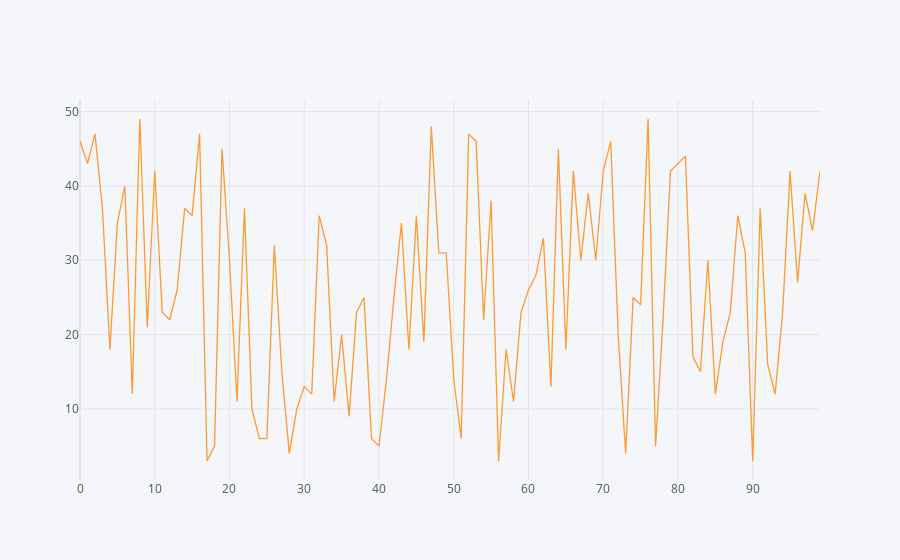

Here is the notebook cell this chart was saved with:
### Code cell
df1.iplot()

### Figure 1 — Plotly figure (JSON) as saved in the notebook; plotly's stock layout.template omitted (floating-point values rounded to 4 significant figures)
{"data": [{"line": {"color": "rgba(255, 153, 51, 1.0)", "dash": "solid", "shape": "linear", "width": 1.3}, "mode": "lines", "name": "0", "text": "", "type": "scatter", "x": [0, 1, 2, 3, 4, 5, 6, 7, 8, 9, 10, 11, 12, 13, 14, 15, 16, 17, 18, 19, 20, 21, 22, 23, 24, 25, 26, 27, 28, 29, 30, 31, 32, 33, 34, 35, 36, 37, 38, 39, 40, 41, 42, 43, 44, 45, 46, 47, 48, 49, 50, 51, 52, 53, 54, 55, 56, 57, 58, 59, 60, 61, 62, 63, 64, 65, 66, 67, 68, 69, 70, 71, 72, 73, 74, 75, 76, 77, 78, 79, 80, 81, 82, 83, 84, 85, 86, 87, 88, 89, 90, 91, 92, 93, 94, 95, 96, 97, 98, 99], "y": [46, 43, 47, 37, 18, 35, 40, 12, 49, 21, 42, 23, 22, 26, 37, 36, 47, 3, 5, 45, 30, 11, 37, 10, 6, 6, 32, 15, 4, 10, 13, 12, 36, 32, 11, 20, 9, 23, 25, 6, 5, 14, 25, 35, 18, 36, 19, 48, 31, 31, 14, 6, 47, 46, 22, 38, 3, 18, 11, 23, 26, 28, 33, 13, 45, 18, 42, 30, 39, 30, 42, 46, 20, 4, 25, 24, 49, 5, 22, 42, 43, 44, 17, 15, 30, 12, 19, 23, 36, 31, 3, 37, 16, 12, 23, 42, 27, 39, 34, 42]}], "layout": {"legend": {"bgcolor": "#F5F6F9", "font": {"color": "#4D5663"}}, "paper_bgcolor": "#F5F6F9", "plot_bgcolor": "#F5F6F9", "title": {"font": {"color": "#4D5663"}}, "xaxis": {"gridcolor": "#E1E5ED", "showgrid": true, "tickfont": {"color": "#4D5663"}, "title": {"font": {"color": "#4D5663"}, "text": ""}, "zerolinecolor": "#E1E5ED"}, "yaxis": {"gridcolor": "#E1E5ED", "showgrid": true, "tickfont": {"color": "#4D5663"}, "title": {"font": {"color": "#4D5663"}, "text": ""}, "zerolinecolor": "#E1E5ED"}}}
